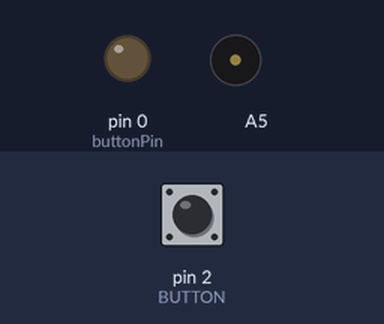
The sketch below on a simulated Arduino Uno, built with avr-gcc and run on an emulated ATmega328P. On the bench: output pins drawn as LEDs (lit = HIGH), buzzer (waves = sounding). Inputs (shaded band) come from the test bench; at power-on: pin 2 (BUTTON) HIGH. Pins used as bus, display or sensor lines are not drawn.

Above: at 1.28 s.
1.3 s: pin 2 (BUTTON) pulled LOW for 0.15 s
2.9 s: pin 2 (BUTTON) pulled LOW for 1 s
Timing chart, 0 to 5.6 s (numbered marks = the images above; inputs shaded):
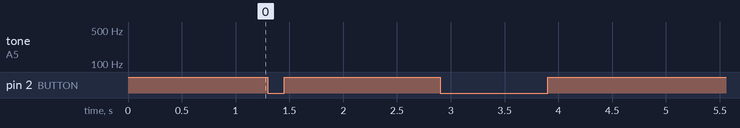

The sketch:

0531.ino
```cpp
#define ROW1 13
#define ROW2 12
#define ROW3 11
#define ROW4 10
#define ROW5 9
#define ROW6 8
#define ROW7 7
#define ROW8 6

#define COL1 5
#define COL2 4
#define COL3 3
#define COL4 A4
#define COL5 A3
#define COL6 A2
#define COL7 A1
#define COL8 A0
#define BUTTON 2
#define NOTE_B0 31
#define NOTE_C1 33
#define NOTE_CS1 35
#define NOTE_D1 37
#define NOTE_DS1 39
#define NOTE_E1 41
#define NOTE_F1 44
#define NOTE_FS1 46
#define NOTE_G1 49
#define NOTE_GS1 52
#define NOTE_A1 55
#define NOTE_AS1 58
#define NOTE_B1 62
#define NOTE_C2 65
#define NOTE_CS2 69
#define NOTE_D2 73
#define NOTE_DS2 78
#define NOTE_E2 82
#define NOTE_F2 87
#define NOTE_FS2 93
#define NOTE_G2 98
#define NOTE_GS2 104
#define NOTE_A2 110
#define NOTE_AS2 117
#define NOTE_B2 123
#define NOTE_C3 131
#define NOTE_CS3 139
#define NOTE_D3 147
#define NOTE_DS3 156
#define NOTE_E3 165
#define NOTE_F3 175
#define NOTE_FS3 185
#define NOTE_G3 196
#define NOTE_GS3 208
#define NOTE_A3 220
#define NOTE_AS3 233
#define NOTE_B3 247
#define NOTE_C4 262
#define NOTE_CS4 277
#define NOTE_D4 294
#define NOTE_DS4 311
#define NOTE_E4 330
#define NOTE_F4 349
#define NOTE_FS4 370
#define NOTE_G4 392
#define NOTE_GS4 415
#define NOTE_A4 440
#define NOTE_AS4 466
#define NOTE_B4 494
#define NOTE_C5 523
#define NOTE_CS5 554
#define NOTE_D5 587
#define NOTE_DS5 622
#define NOTE_E5 659
#define NOTE_F5 698
#define NOTE_FS5 740
#define NOTE_G5 784
#define NOTE_GS5 831
#define NOTE_A5 880
#define NOTE_AS5 932
#define NOTE_B5 988
#define NOTE_C6 1047
#define NOTE_CS6 1109
#define NOTE_D6 1175
#define NOTE_DS6 1245
#define NOTE_E6 1319
#define NOTE_F6 1397
#define NOTE_FS6 1480
#define NOTE_G6 1568
#define NOTE_GS6 1661
#define NOTE_A6 1760
#define NOTE_AS6 1865
#define NOTE_B6 1976
#define NOTE_C7 2093
#define NOTE_CS7 2217
#define NOTE_D7 2349
#define NOTE_DS7 2489
#define NOTE_E7 2637
#define NOTE_F7 2794
#define NOTE_FS7 2960
#define NOTE_G7 3136
#define NOTE_GS7 3322
#define NOTE_A7 3520
#define NOTE_AS7 3729
#define NOTE_B7 3951
#define NOTE_C8 4186
#define NOTE_CS8 4435
#define NOTE_D8 4699
#define NOTE_DS8 4978

int melody[] = {
  NOTE_C4, NOTE_G3, NOTE_G3, NOTE_A3, NOTE_G3, 0, NOTE_B3, NOTE_C4
};

int noteDurations[] = {
  4, 8, 8, 4, 4, 4, 4, 4
};
const int buttonPin = 0;

const int row[] = {
  ROW1, ROW2, ROW3, ROW4, ROW5, ROW6, ROW7, ROW8};
const int col[] = {
  COL1,COL2, COL3, COL4, COL5, COL6, COL7, COL8};

byte scan[8][8] = {
  {1,0,0,0,0,0,0,0},
  {0,1,0,0,0,0,0,0},
  {0,0,1,0,0,0,0,0},
  {0,0,0,1,0,0,0,0},
  {0,0,0,0,1,0,0,0},
  {0,0,0,0,0,1,0,0},
  {0,0,0,0,0,0,1,0},
  {0,0,0,0,0,0,0,1}
};

byte circle[8][8] = {
  {1,1,0,0,0,0,1,1},
  {1,0,1,1,1,1,0,1},
  {0,1,1,1,1,1,1,0},
  {0,1,1,1,1,1,1,0},
  {0,1,1,1,1,1,1,0},
  {0,1,1,1,1,1,1,0},
  {1,0,1,1,1,1,0,1},
  {1,1,0,0,0,0,1,1}
  };
byte H[8][8] = {
  {0,0,1,1,1,1,0,0},
  {0,0,1,1,1,1,0,0},
  {0,0,1,1,1,1,0,0},
  {0,0,0,0,0,0,0,0},
  {0,0,0,0,0,0,0,0},
  {0,0,1,1,1,1,0,0},
  {0,0,1,1,1,1,0,0},
  {0,0,1,1,1,1,0,0}
  };
  byte A[8][8] = {
  {0,0,1,1,1,1,0,0},
  {0,0,1,1,1,1,0,0},
  {0,0,0,0,0,0,0,0},
  {0,0,0,0,0,0,0,0},
  {0,0,0,1,1,0,0,0},
  {1,0,0,1,1,0,0,1},
  {1,1,0,0,0,0,1,1},
  {1,1,1,0,0,1,1,1}
  };

byte previousState=1, presentState=1, patternNumber=0;

int songByte = 0;
void setup()
{

  for (byte i = 0; i <= sizeof(row); i++) {
    pinMode(row[i], OUTPUT);
  }
  for (byte i = 0; i <= sizeof(col); i++) {
    pinMode(col[i], OUTPUT);
  }
  pinMode(2, INPUT_PULLUP);

}
float pauseBetweenNotes = 0;

void loop()
{
  presentState = digitalRead(BUTTON);
  if(presentState == 0 && previousState == 1)
  {
    patternNumber++;
    if(patternNumber>3)patternNumber = 0;
  }
  //PlaySong
  int noteDuration = 1000 / noteDurations[songByte];
  tone(A5, melody[songByte], noteDuration);

  if(pauseBetweenNotes <= 0)
  {

  pauseBetweenNotes = noteDuration * 1.30;

  songByte++;

  if(songByte >= 8) songByte = 0;
  }
  else
  {
    noTone(A5);
    pauseBetweenNotes-=5;
  }
  if(patternNumber == 0)
  {
    showPattern(circle);
  }
  else if(patternNumber == 1)
  {
    showPattern(scan);
  }
  else if(patternNumber == 2)
  {
    showPattern(H);
  }
  else if(patternNumber == 3)
  {
    showPattern(A);
  }
  //delay(2);
  previousState = presentState;
}
void showPattern(byte matrix[8][8]){
  for(byte i = 0; i < 8; i++){
    for(byte j = 0; j < 8; j++){
      digitalWrite(row[j], 1 - scan[i][j]);
      digitalWrite(col[j], 1 - matrix[i][j]);
    }
    for(byte j = 0; j < 8; j++){
      digitalWrite(row[j], HIGH);
      digitalWrite(col[j], LOW);
    }
  }
}
```

Measured:
- after the input at 1.3 s, tone on A5: stays silent (without the input it goes to 262 Hz after 0.88 s)
